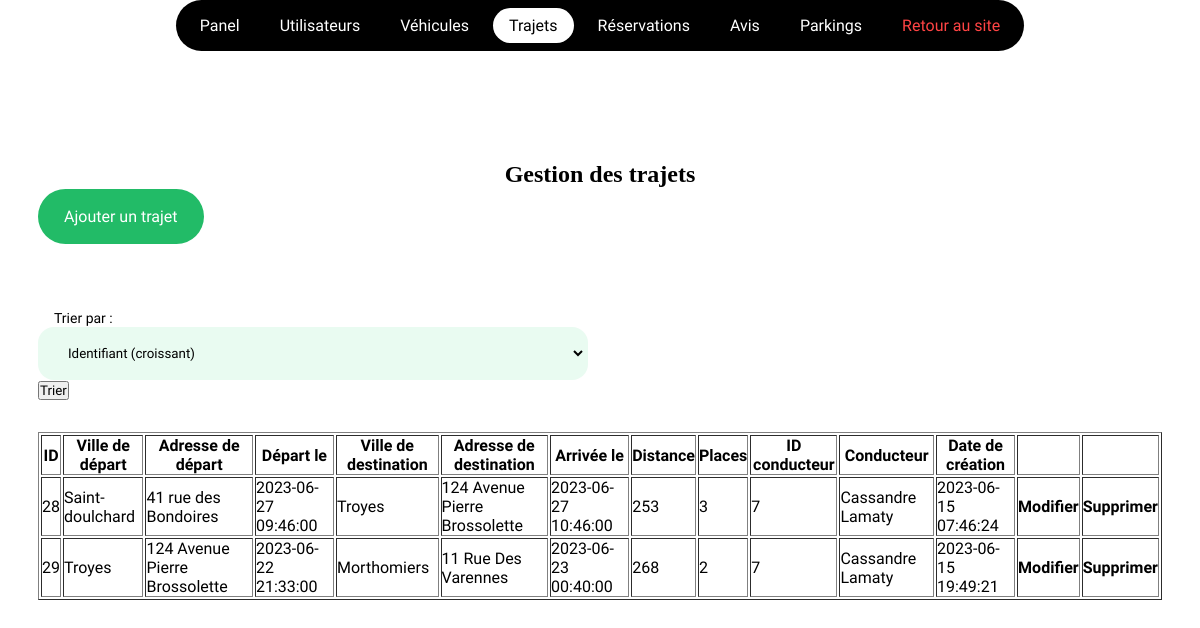
Screenshot of /admin/trips/index.php with the database file from the repository.
### tables this page shows
CREATE TABLE `trips` (
  `id` int(11) NOT NULL AUTO_INCREMENT,
  `departure_city` varchar(50) DEFAULT NULL,
  `departure_address` varchar(100) DEFAULT NULL,
  `departure_at` timestamp NOT NULL DEFAULT current_timestamp(),
  `destination_city` varchar(50) DEFAULT NULL,
  `destination_address` varchar(100) DEFAULT NULL,
  `distance` smallint(5) NOT NULL DEFAULT 0,
  `arrival_at` timestamp NOT NULL DEFAULT '0000-00-00 00:00:00',
  `seats` tinyint(2) NOT NULL DEFAULT 1,
  `user_id` int(11) NOT NULL,
  `vehicle_id` int(11) NOT NULL,
  `created_at` timestamp NOT NULL DEFAULT current_timestamp(),
  PRIMARY KEY (`id`),
  KEY `trips_ibfk_1` (`user_id`),
  CONSTRAINT `trips_ibfk_1` FOREIGN KEY (`user_id`) REFERENCES `users` (`id`) ON DELETE CASCADE
);

CREATE TABLE `users` (
  `id` int(11) NOT NULL AUTO_INCREMENT,
  `last_name` varchar(50) DEFAULT NULL,
  `first_name` varchar(50) DEFAULT NULL,
  `picture` varchar(150) DEFAULT 'default.png',
  `email` varchar(100) DEFAULT NULL,
  `password` varchar(255) DEFAULT NULL,
  `created_at` timestamp NOT NULL DEFAULT current_timestamp(),
  PRIMARY KEY (`id`)
);

### admin/trips/index.php (called while the page is built, shortened)
<?php
require '../../layouts/crud.php';

### views/admin/trips/index.php (the view, shortened to what this page needs)
<?php
    $bd = dbConnect();
    if($_SERVER['REQUEST_METHOD'] === 'POST') {
        if(isset($_POST['sort_by'])) {
            switch($_POST['sort_by']) {
                case 'id_asc':
                    $query = $bd->prepare('SELECT trips.id AS tid, trips.user_id AS user, trips.created_at AS created, trips.*, users.* FROM trips INNER JOIN users ON trips.user_id = users.id ORDER BY trips.id ASC');
                    break;
                case 'id_desc':
                    $query = $bd->prepare('SELECT trips.id AS tid, trips.user_id AS user, trips.created_at AS created, trips.*, users.* FROM trips INNER JOIN users ON trips.user_id = users.id ORDER BY trips.id DESC');
                    break;
                case 'dep_city_asc':
                    $query = $bd->prepare('SELECT trips.id AS tid, trips.user_id AS user, trips.created_at AS created, trips.*, users.* FROM trips INNER JOIN users ON trips.user_id = users.id ORDER BY departure_city ASC');
                    break;
                case 'dep_city_desc':
                    $query = $bd->prepare('SELECT trips.id AS tid, trips.user_id AS user, trips.created_at AS created, trips.*, users.* FROM trips INNER JOIN users ON trips.user_id = users.id ORDER BY departure_city DESC');
                    break;
                case 'dest_city_asc':
                    $query = $bd->prepare('SELECT trips.id AS tid, trips.user_id AS user, trips.created_at AS created, trips.*, users.* FROM trips INNER JOIN users ON trips.user_id = users.id ORDER BY destination_city ASC');
                    break;
                case 'dest_city_desc':
                    $query = $bd->prepare('SELECT trips.id AS tid, trips.user_id AS user, trips.created_at AS created, trips.*, users.* FROM trips INNER JOIN users ON trips.user_id = users.id ORDER BY destination_city DESC');
                    break;
                case 'dep_at_asc':
                    $query = $bd->prepare('SELECT trips.id AS tid, trips.user_id AS user, trips.created_at AS created, trips.*, users.* FROM trips INNER JOIN users ON trips.user_id = users.id ORDER BY departure_at ASC');
                    break;
                case 'dep_at_desc':
                    $query = $bd->prepare('SELECT trips.id AS tid, trips.user_id AS user, trips.created_at AS created, trips.*, users.* FROM trips INNER JOIN users ON trips.user_id = users.id ORDER BY departure_at DESC');
                    break;
                case 'arr_at_asc':
                    $query = $bd->prepare('SELECT trips.id AS tid, trips.user_id AS user, trips.created_at AS created, trips.*, users.* FROM trips INNER JOIN users ON trips.user_id = users.id ORDER BY arrival_at ASC');
                    break;
                case 'arr_at_desc':
                    $query = $bd->prepare('SELECT trips.id AS tid, trips.user_id AS user, trips.created_at AS created, trips.*, users.* FROM trips INNER JOIN users ON trips.user_id = users.id ORDER BY arrival_at DESC');
                    break;
                case 'dist_asc':
                    $query = $bd->prepare('SELECT trips.id AS tid, trips.user_id AS user, trips.created_at AS created, trips.*, users.* FROM trips INNER JOIN users ON trips.user_id = users.id ORDER BY distance ASC');
                    break;
                case 'dist_desc':
                    $query = $bd->prepare('SELECT trips.id AS tid, trips.user_id AS user, trips.created_at AS created, trips.*, users.* FROM trips INNER JOIN users ON trips.user_id = users.id ORDER BY distance DESC');
                    break;
                case 'crea_asc':
                    $query = $bd->prepare('SELECT trips.id AS tid, trips.user_id AS user, trips.created_at AS created, trips.*, users.* FROM trips INNER JOIN users ON trips.user_id = users.id ORDER BY created ASC');
                    break;
                case 'crea_desc':
                    $query = $bd->prepare('SELECT trips.id AS tid, trips.user_id AS user, trips.created_at AS created, trips.*, users.* FROM trips INNER JOIN users ON trips.user_id = users.id ORDER BY created DESC');
                    break;
                case 'driver_asc':
                    $query = $bd->prepare('SELECT trips.id AS tid, trips.user_id AS user, trips.created_at AS created, trips.*, users.* FROM trips INNER JOIN users ON trips.driver_id = users.id ORDER BY user_id ASC');
                    break;
                case 'driver_desc':
                    $query = $bd->prepare('SELECT trips.id AS tid, trips.user_id AS user, trips.created_at AS created, trips.*, users.* FROM trips INNER JOIN users ON trips.driver_id = users.id ORDER BY user_id DESC');
                    break;
            }
        }
    } else {
        $query = $bd->prepare('SELECT trips.id AS tid, trips.user_id AS user, trips.created_at AS created, trips.*, users.* FROM trips INNER JOIN users ON trips.user_id = users.id');
    }
    $query -> execute();
    $trips = $query->fetchAll();
?>
<section class="container">
<h1 class="center">Gestion des trajets</h1>
<a href="create.php" class="btn green">Ajouter un trajet</a>
<form action="<?= $_SERVER['PHP_SELF'] ?>" method="POST" style="margin: 64px 0 32px 0;">
    <label for="sort_by">Trier par :</label>
    <div class="form-group">
        <select name="sort_by" id="sort_by">
            <option value="id_asc">Identifiant (croissant)</option>
        </select>
    </div>
    <button type="submit">Trier</button>
</form>
<table border>
    <thead>
        <tr>
            <th>ID</th>
            <th>Ville de départ</th>
            <th>Adresse de départ</th>
            <th>Départ le</th>
            <th>Ville de destination</th>
            <th>Adresse de destination</th>
            <th>Arrivée le</th>
            <th>Distance</th>
            <th>Places</th>
            <th>ID conducteur</th>
            <th>Conducteur</th>
            <th>Date de création</th>
            <th></th>
            <th></th>
        </tr>
    </thead>
    <tbody>
        <?php foreach ($trips as $trip): ?>
            <tr>
                <td><?= $trip['tid'] ?></td>
                <td><?= $trip['departure_city'] ?></td>
                <td><?= $trip['departure_address'] ?></td>
                <td><?= $trip['departure_at'] ?></td>
                <td><?= $trip['destination_city'] ?></td>
                <td><?= $trip['destination_address'] ?></td>
                <td><?= $trip['arrival_at'] ?></td>
                <td><?= $trip['distance'] ?></td>
                <td><?= $trip['seats'] ?></td>
                <td><?= $trip['user'] ?></td>
                <td><?= $trip['first_name'] . " " . $trip['last_name'] ?></td>
                <td><?= $trip['created'] ?></td>
                <th><a href="./modifications.php?id=<?= $trip['tid'] ?>">Modifier</a></th>
                <th><a href="delete.php?from=<?= basename($_SERVER['PHP_SELF']) ?>&id=<?= $trip['tid'] ?>">Supprimer</a></th>
            </tr>
        <?php endforeach; ?>
    </tbody>
</table>
</section>

### assets/css/style.css (style rules this page uses)
:root { --transitionShort: cubic-bezier(0.175, 0.885, 0.32, 1.275) 0.2s; --transitionLong: cubic-bezier(0.175, 0.885, 0.32, 1.275) 0.5s; --color-primary-50: #e9fbf1; --color-primary-100: #d4f7e4; --color-primary-200: #a9efc8; --color-primary-300: #7ee7ad; --color-primary-400: #52e092; --color-primary-500: #22bb67; --color-primary-600: #1fad5f; --color-primary-700: #188147; --color-primary-800: #10562f; --color-primary-900: #082b18; --color-primary-950: #04160c; }
* { margin: 0; padding: 0; box-sizing: border-box; font-family: "Work Sans", sans-serif; }
body { transition: var(--transitionLong); }
h1, h2, h3, h4, h5, h6 { font-family: "Clash Display", serif; font-weight: 700; line-height: 125%; }
h1 { font-size: 24px; }
a { text-decoration: none; color: black; }
.btn { padding: 16px 24px; background: rgb(255, 255, 255); cursor: pointer; border: none; border-radius: 100px; border: 2px solid transparent; transition: var(--transitionShort); font-weight: 500; color: black !important; display: inline-block; }
.btn.green { background: var(--color-primary-500); color: white !important; }
input, textarea, select { padding: 16px 24px; border: none; outline: none; width: 100%; background: var(--color-primary-50); transition: ease-in 0.1s; border: 2px solid transparent; border-radius: 16px; }
label { margin-left: 16px; font-size: 14px; }
.container { max-width: 1172px; width: 100%; margin: 0 auto; padding: 0 24px; }
section { padding-top: 108px !important; padding-bottom: 108px !important; }
.center { text-align: center; margin: 0 auto; }
.form-group { display: grid; grid-template-columns: 1fr 1fr; gap: 24px; }

### rows the page displays
trips: id "28", departure_city "Saint-doulchard", departure_address "41 rue des Bondoires", departure_at "2023-06-27 09:46:00", destination_city "Troyes", destination_address "124 Avenue Pierre Brossolette", arrival_at "2023-06-27 10:46:00", distance "253", seats "3", user "7", user.first_name "Cassandre", user.last_name "Lamaty", created_at "2023-06-15 07:46:24"
trips: id "29", departure_city "Troyes", departure_address "124 Avenue Pierre Brossolette", departure_at "2023-06-22 21:33:00", destination_city "Morthomiers", destination_address "11 Rue Des Varennes", arrival_at "2023-06-23 00:40:00", distance "268", seats "2", user "7", user.first_name "Cassandre", user.last_name "Lamaty", created_at "2023-06-15 19:49:21"
